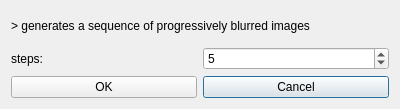
<?xml version="1.0" encoding="UTF-8"?>
<ui version="4.0">
 <class>multiBlurDIalog</class>
 <widget class="QDialog" name="multiBlurDIalog">
  <property name="geometry">
   <rect>
    <x>0</x>
    <y>0</y>
    <width>400</width>
    <height>109</height>
   </rect>
  </property>
  <property name="windowTitle">
   <string>Multi-Blur</string>
  </property>
  <layout class="QGridLayout" name="gridLayout">
   <item row="2" column="1">
    <widget class="QPushButton" name="cancelButton">
     <property name="text">
      <string>Cancel</string>
     </property>
    </widget>
   </item>
   <item row="2" column="0">
    <widget class="QPushButton" name="okButton">
     <property name="text">
      <string>OK</string>
     </property>
    </widget>
   </item>
   <item row="1" column="1">
    <widget class="QSpinBox" name="spinBox">
     <property name="minimum">
      <number>1</number>
     </property>
     <property name="value">
      <number>5</number>
     </property>
    </widget>
   </item>
   <item row="1" column="0">
    <widget class="QLabel" name="label">
     <property name="text">
      <string>steps:</string>
     </property>
    </widget>
   </item>
   <item row="0" column="0" colspan="2">
    <widget class="QLabel" name="label_2">
     <property name="text">
      <string>&gt; generates a sequence of progressively blurred images</string>
     </property>
    </widget>
   </item>
  </layout>
 </widget>
 <resources/>
 <connections>
  <connection>
   <sender>okButton</sender>
   <signal>clicked()</signal>
   <receiver>multiBlurDIalog</receiver>
   <slot>accept()</slot>
   <hints>
    <hint type="sourcelabel">
     <x>278</x>
     <y>253</y>
    </hint>
    <hint type="destinationlabel">
     <x>96</x>
     <y>254</y>
    </hint>
   </hints>
  </connection>
  <connection>
   <sender>cancelButton</sender>
   <signal>clicked()</signal>
   <receiver>multiBlurDIalog</receiver>
   <slot>reject()</slot>
   <hints>
    <hint type="sourcelabel">
     <x>369</x>
     <y>253</y>
    </hint>
    <hint type="destinationlabel">
     <x>179</x>
     <y>282</y>
    </hint>
   </hints>
  </connection>
 </connections>
</ui>
